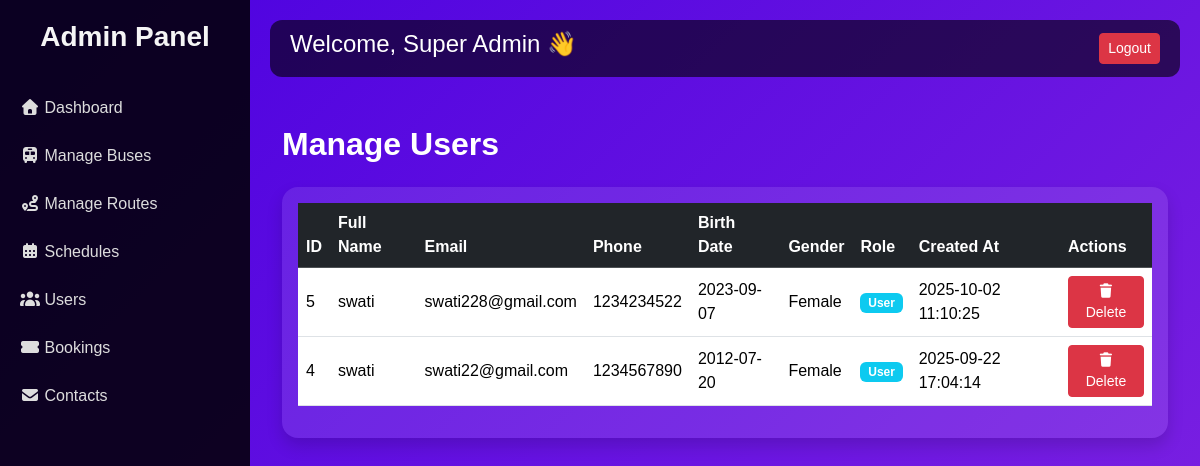
The page /manage_users.php (signed in) on the database as committed earlier.
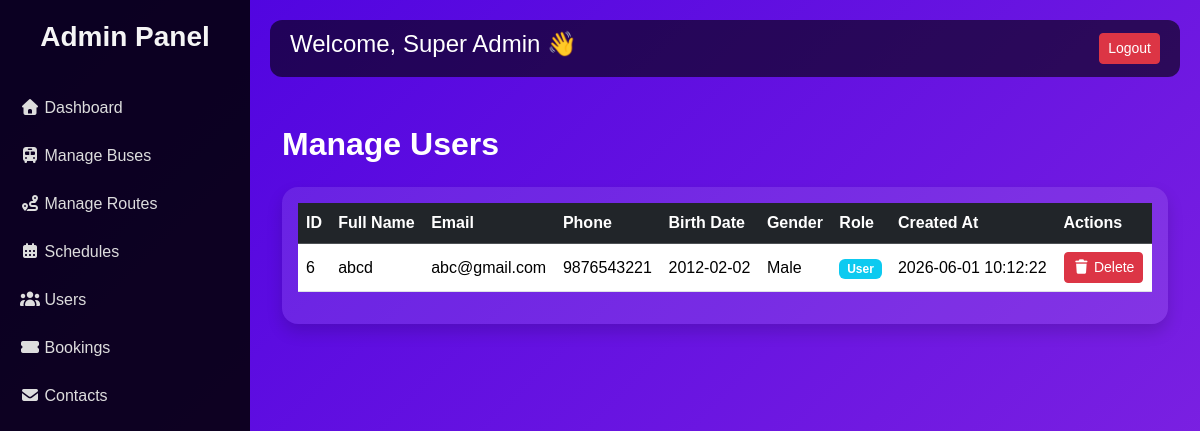
The same page on the database as committed later.
### tables this page shows
CREATE TABLE `users` (
  `user_id` int(11) NOT NULL,
  `full_name` varchar(100) NOT NULL,
  `email` varchar(100) NOT NULL,
  `phone` varchar(10) NOT NULL,
  `password` varchar(255) NOT NULL,
  `birth_dt` date DEFAULT NULL,
  `role` enum('user','admin') DEFAULT 'user',
  `created_at` timestamp NOT NULL DEFAULT current_timestamp(),
  `gender` enum('male','female','other') NOT NULL
);

### manage_users.php (the view, shortened to what this page needs)
<?php
include 'admin_header.php';
$users = $conn->query("SELECT * FROM users ORDER BY user_id DESC");
?>
<div class="container mt-5">
  <h2 class="mb-4 fw-bold text-white">Manage Users</h2>
  <div class="card shadow border-0 rounded-4">
    <div class="card-body">
      <table class="table table-hover align-middle">
        <thead class="table-dark">
          <tr>
            <th>ID</th>
            <th>Full Name</th>
            <th>Email</th>
            <th>Phone</th>
            <th>Birth Date</th>
            <th>Gender</th>
            <th>Role</th>
            <th>Created At</th>
            <th>Actions</th>
          </tr>
        </thead>
        <tbody>
          <?php while ($u = $users->fetch_assoc()): ?>
          <tr>
            <td><?= $u['user_id'] ?></td>
            <td><?= $u['full_name'] ?></td>
            <td><?= $u['email'] ?></td>
            <td><?= $u['phone'] ?></td>
            <td><?= $u['birth_dt'] ?></td>
            <td><?= ucfirst($u['gender']) ?></td>
            <td><span class="badge bg-info"><?= ucfirst($u['role']) ?></span></td>
            <td><?= $u['created_at'] ?></td>
            <td>
              <a href="manage_users.php?delete=<?= $u['user_id'] ?>"
                 class="btn btn-danger btn-sm"
                 onclick="return confirm('Delete this user?');">
                <i class="fas fa-trash"></i> Delete
              </a>
            </td>
          </tr>
          <?php endwhile; ?>
        </tbody>
      </table>
    </div>
  </div>
</div>
<?php include 'admin_footer.php'; ?>

Rows that differ between the two databases and show on the page:
removed users: user_id "5", full_name "swati", email "swati228@gmail.com", phone "1234234522", birth_dt "2023-09-07", gender "Female", role "User", created_at "2025-10-02 11:10:25"
removed users: user_id "4", full_name "swati", email "swati22@gmail.com", phone "1234567890", birth_dt "2012-07-20", gender "Female", role "User", created_at "2025-09-22 17:04:14"
added users: user_id "6", full_name "abcd", email "abc@gmail.com", phone "9876543221", birth_dt "2012-02-02", gender "Male", role "User", created_at "2026-06-01 10:12:22"
